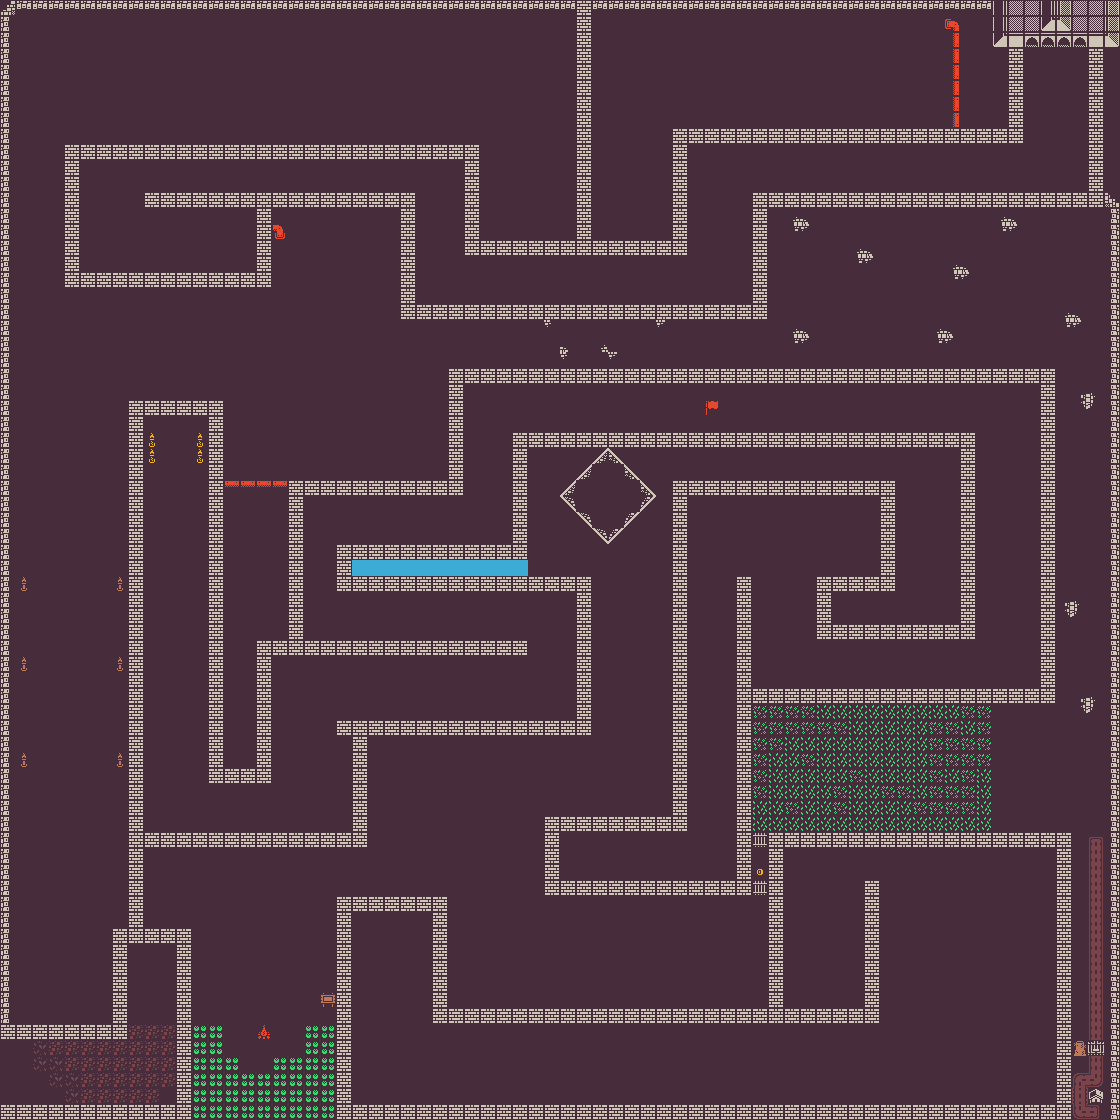

Rendered tile map (Tiled .tmx) drawn with the repository's tilesets; below, a short description and the map source with its tile grids summarised:
An orthogonal 70x70 tile map with 16x16 px tiles, 2 tile layers (BGA, GroundA), 1 hidden layer not drawn, 3 tilesets and 130 objects (59x flipToB, 59x flipToA, 12x endflag).

<map version="1.10" tiledversion="1.10.2" orientation="orthogonal" renderorder="right-down" width="70" height="70" tilewidth="16" tileheight="16" infinite="0" nextlayerid="14" nextobjectid="239">
 <editorsettings>
  <export target="platformer-level-1.tmj" format="json" />
 </editorsettings>
 <tileset firstgid="1" name="mapB" tilewidth="16" tileheight="16" tilecount="136" columns="17">
  <image source="mapB.png" width="272" height="128" />
  <tile id="7">
   <properties>
    <property name="collides" type="bool" value="true" />
   </properties>
  </tile>
  <tile id="8">
   <properties>
    <property name="collides" type="bool" value="true" />
   </properties>
  </tile>
  <tile id="9">
   <properties>
    <property name="collides" type="bool" value="true" />
   </properties>
  </tile>
  <tile id="24">
   <properties>
    <property name="collides" type="bool" value="true" />
   </properties>
  </tile>
  <tile id="26">
   <properties>
    <property name="collides" type="bool" value="true" />
   </properties>
  </tile>
  <tile id="41">
   <properties>
    <property name="collides" type="bool" value="true" />
   </properties>
  </tile>
  <tile id="42">
   <properties>
    <property name="collides" type="bool" value="true" />
   </properties>
  </tile>
  <tile id="43">
   <properties>
    <property name="collides" type="bool" value="true" />
   </properties>
  </tile>
 </tileset>
 <tileset firstgid="137" name="mapA" tilewidth="16" tileheight="16" tilecount="1078" columns="49">
  <image source="mapA.png" width="784" height="352" />
  <tile id="152">
   <properties>
    <property name="collides" type="bool" value="true" />
   </properties>
  </tile>
  <tile id="250">
   <properties>
    <property name="collides" type="bool" value="true" />
   </properties>
  </tile>
  <tile id="312">
   <properties>
    <property name="collides" type="bool" value="true" />
   </properties>
  </tile>
  <tile id="409">
   <animation>
    <frame tileid="409" duration="600" />
    <frame tileid="458" duration="550" />
   </animation>
  </tile>
  <tile id="540">
   <properties>
    <property name="collides" type="bool" value="true" />
   </properties>
  </tile>
  <tile id="541">
   <properties>
    <property name="collides" type="bool" value="true" />
   </properties>
  </tile>
  <tile id="596">
   <properties>
    <property name="collides" type="bool" value="true" />
   </properties>
  </tile>
  <tile id="597">
   <properties>
    <property name="collides" type="bool" value="true" />
   </properties>
  </tile>
  <tile id="739">
   <properties>
    <property name="collides" type="bool" value="true" />
   </properties>
  </tile>
  <tile id="843">
   <properties>
    <property name="collides" type="bool" value="true" />
   </properties>
  </tile>
 </tileset>
 <tileset firstgid="1215" name="mapA_BG" tilewidth="16" tileheight="16" tilecount="1078" columns="49">
  <image source="mapA_BG.png" width="784" height="352" />
 </tileset>
 <layer id="6" name="BGA" width="70" height="70">
  <data>[4900 cells, 4900 non-empty, 1 distinct tile ids]</data>
 </layer>
 <layer id="4" name="GroundA" width="70" height="70">
  <data>[4900 cells, 1323 non-empty, 40 distinct tile ids]</data>
 </layer>
 <layer id="8" name="GroundB" width="70" height="70" visible="0">
  <data>[4900 cells, 1322 non-empty, 9 distinct tile ids]</data>
 </layer>
 <objectgroup id="13" name="GO">
  <object id="227" name="endflag" gid="1851" x="1040.61" y="95.8953" width="16" height="16" />
  <object id="228" name="endflag" gid="1851" x="1056.04" y="95.8953" width="16" height="16" />
  <object id="229" name="endflag" gid="1851" x="1072.2" y="95.8953" width="16" height="16" />
  <object id="230" name="endflag" gid="1851" x="1024.07" y="95.7095" width="16" height="16" />
  <object id="231" name="endflag" gid="1851" x="1024.07" y="79.5427" width="16" height="16" />
  <object id="232" name="endflag" gid="1851" x="1040.24" y="79.5427" width="16" height="16" />
  <object id="233" name="endflag" gid="1851" x="1056.41" y="79.5427" width="16" height="16" />
  <object id="234" name="endflag" gid="1851" x="1072.39" y="79.5427" width="16" height="16" />
  <object id="235" name="endflag" gid="1851" x="1072.57" y="63.5617" width="16" height="16" />
  <object id="236" name="endflag" gid="1851" x="1056.22" y="63.3759" width="16" height="16" />
  <object id="237" name="endflag" gid="1851" x="1040.24" y="63.5617" width="16" height="16" />
  <object id="238" name="endflag" gid="1851" x="1024.07" y="63.5617" width="16" height="16" />
 </objectgroup>
 <objectgroup id="10" name="AToBFlips">
  <object id="64" name="flipToB" gid="780" x="128" y="960" width="16" height="16" />
  <object id="65" name="flipToB" gid="780" x="144" y="960" width="16" height="16" />
  <object id="66" name="flipToB" gid="780" x="160" y="960.5" width="16" height="16" />
  <object id="67" name="flipToB" gid="780" x="160" y="976" width="16" height="16" />
  <object id="68" name="flipToB" gid="780" x="143" y="975.5" width="16" height="16" />
  <object id="69" name="flipToB" gid="780" x="127.5" y="975.5" width="16" height="16" />
  <object id="91" name="flipToB" gid="780" x="383.588" y="944.535" width="16" height="16" />
  <object id="92" name="flipToB" gid="780" x="399.221" y="943.79" width="16" height="16" />
  <object id="93" name="flipToB" gid="780" x="399.594" y="960.913" width="16" height="16" />
  <object id="94" name="flipToB" gid="780" x="383.96" y="960.54" width="16" height="16" />
  <object id="95" name="flipToB" gid="780" x="383.588" y="976.546" width="16" height="16" />
  <object id="96" name="flipToB" gid="780" x="399.594" y="975.802" width="16" height="16" />
  <object id="107" name="flipToB" gid="879" x="800.049" y="992.985" width="16" height="16" />
  <object id="108" name="flipToB" gid="879" x="816.871" y="992.362" width="16" height="16" />
  <object id="109" name="flipToB" gid="879" x="815.625" y="975.541" width="16" height="16" />
  <object id="110" name="flipToB" gid="879" x="799.426" y="975.541" width="16" height="16" />
  <object id="111" name="flipToB" gid="879" x="800.049" y="959.343" width="16" height="16" />
  <object id="112" name="flipToB" gid="879" x="816.248" y="959.343" width="16" height="16" />
  <object id="115" name="flipToB" gid="780" x="560.604" y="817.086" width="16" height="16" />
  <object id="116" name="flipToB" gid="780" x="576.029" y="816.385" width="16" height="16" />
  <object id="117" name="flipToB" gid="780" x="592.855" y="816.385" width="16" height="16" />
  <object id="118" name="flipToB" gid="780" x="608.531" y="815.5" width="16" height="16" />
  <object id="119" name="flipToB" gid="780" x="624.421" y="815.5" width="16" height="16" />
  <object id="120" name="flipToB" gid="780" x="624.132" y="848.147" width="16" height="16" />
  <object id="121" name="flipToB" gid="780" x="608.242" y="847.569" width="16" height="16" />
  <object id="122" name="flipToB" gid="780" x="591.486" y="847.858" width="16" height="16" />
  <object id="123" name="flipToB" gid="780" x="576.174" y="848.147" width="16" height="16" />
  <object id="124" name="flipToB" gid="780" x="560.284" y="848.147" width="16" height="16" />
  <object id="142" name="flipToB" gid="780" x="992.098" y="416.103" width="16" height="16" />
  <object id="143" name="flipToB" gid="780" x="1007.83" y="416.103" width="16" height="16" />
  <object id="144" name="flipToB" gid="780" x="496.474" y="416.103" width="16" height="16" />
  <object id="145" name="flipToB" gid="780" x="480.74" y="415.12" width="16" height="16" />
  <object id="150" name="flipToB" gid="780" x="192.284" y="783.353" width="16" height="16" />
  <object id="151" name="flipToB" gid="780" x="175.469" y="783.353" width="16" height="16" />
  </objectgroup>
 <objectgroup id="12" name="BToAFlips" visible="0">
  <!-- 59 objects omitted --></objectgroup>
</map>
<!-- 84 of 130 objects omitted -->
